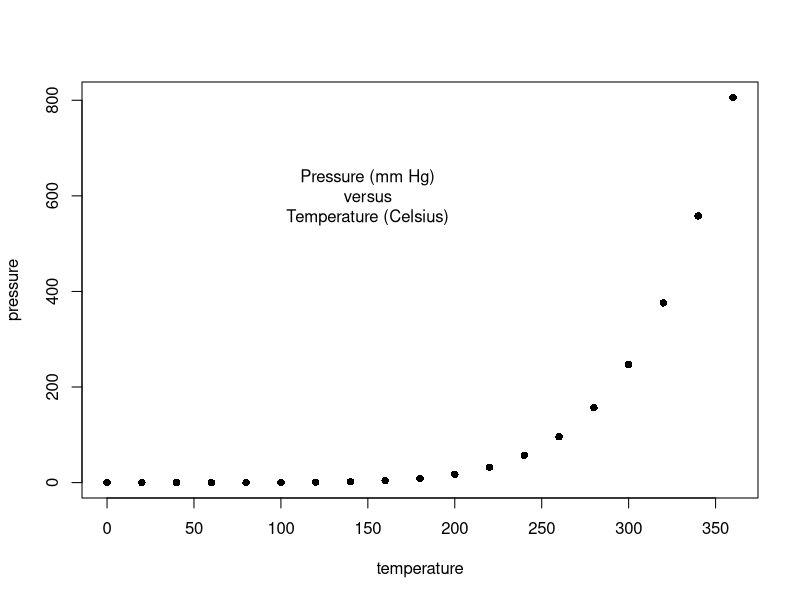
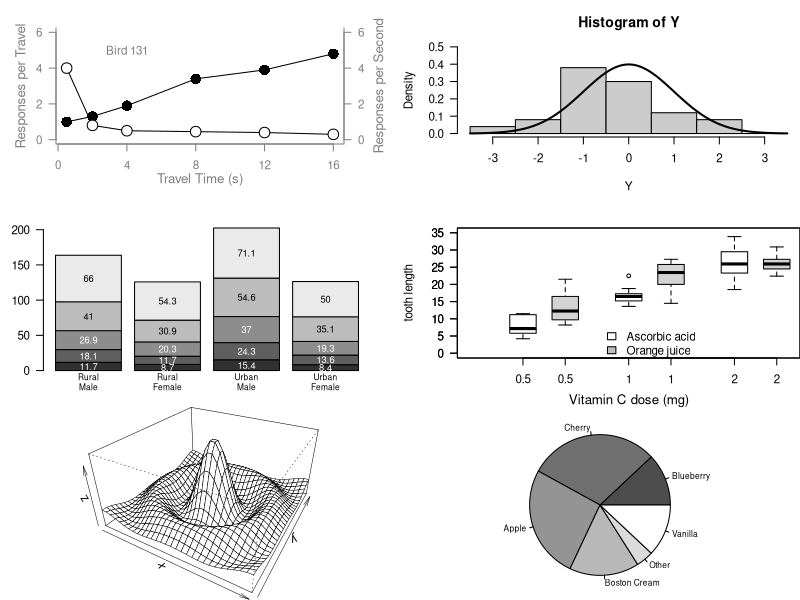

The R script that drew these images, in order:
### Paul Murrell's R examples (selected)

## Start plotting from basics 
# Note the order
plot(pressure, pch=16)  # Can you change pch?
text(150, 600, 
     "Pressure (mm Hg)\nversus\nTemperature (Celsius)")

#  Examples of standard high-level plots 
#  In each case, extra output is also added using low-level 
#  plotting functions.
# 

# Setting the parameter (3 rows by 2 cols)
par(mfrow=c(3, 2))

# Scatterplot
# Note the incremental additions

x <- c(0.5, 2, 4, 8, 12, 16)
y1 <- c(1, 1.3, 1.9, 3.4, 3.9, 4.8)
y2 <- c(4, .8, .5, .45, .4, .3)

# Setting label orientation, margins c(bottom, left, top, right) & text size
par(las=1, mar=c(4, 4, 2, 4), cex=.7) 
plot.new()
plot.window(range(x), c(0, 6))
lines(x, y1)
lines(x, y2)
points(x, y1, pch=16, cex=2) # Try different cex value?  
points(x, y2, pch=21, bg="white", cex=2)  # Different background color
par(col="gray50", fg="gray50", col.axis="gray50")
axis(1, at=seq(0, 16, 4)) # What is the first number standing for?
axis(2, at=seq(0, 6, 2))
axis(4, at=seq(0, 6, 2))
box(bty="u")
mtext("Travel Time (s)", side=1, line=2, cex=0.8)
mtext("Responses per Travel", side=2, line=2, las=0, cex=0.8)
mtext("Responses per Second", side=4, line=2, las=0, cex=0.8)
text(4, 5, "Bird 131")
par(mar=c(5.1, 4.1, 4.1, 2.1), col="black", fg="black", col.axis="black")

# Histogram
# Random data
Y <- rnorm(50)
# Make sure no Y exceed [-3.5, 3.5]
Y[Y < -3.5 | Y > 3.5] <- NA # Selection/set range
x <- seq(-3.5, 3.5, .1)
dn <- dnorm(x)
par(mar=c(4.5, 4.1, 3.1, 0))
hist(Y, breaks=seq(-3.5, 3.5), ylim=c(0, 0.5), 
     col="gray80", freq=FALSE)
lines(x, dnorm(x), lwd=2)
par(mar=c(5.1, 4.1, 4.1, 2.1))

# Barplot
par(mar=c(2, 3.1, 2, 2.1)) 
midpts <- barplot(VADeaths, 
                  col=gray(0.1 + seq(1, 9, 2)/11), 
                  names=rep("", 4))
mtext(sub(" ", "\n", colnames(VADeaths)),
      at=midpts, side=1, line=0.5, cex=0.5)
text(rep(midpts, each=5), apply(VADeaths, 2, cumsum) - VADeaths/2,
     VADeaths, 
     col=rep(c("white", "black"), times=3:2), 
     cex=0.8)
par(mar=c(5.1, 4.1, 4.1, 2.1))  

# Boxplot
par(mar=c(3, 4.1, 2, 0))
boxplot(len ~ dose, data = ToothGrowth,
        boxwex = 0.25, at = 1:3 - 0.2,
        subset= supp == "VC", col="white",
        xlab="",
        ylab="tooth length", ylim=c(0,35))
mtext("Vitamin C dose (mg)", side=1, line=2.5, cex=0.8)
boxplot(len ~ dose, data = ToothGrowth, add = TRUE,
        boxwex = 0.25, at = 1:3 + 0.2,
        
        subset= supp == "OJ")
legend(1.5, 9, c("Ascorbic acid", "Orange juice"), 
       fill = c("white", "gray"), 
       bty="n")
par(mar=c(5.1, 4.1, 4.1, 2.1))

# Persp
x <- seq(-10, 10, length= 30)
y <- x
f <- function(x,y) { r <- sqrt(x^2+y^2); 10 * sin(r)/r }
z <- outer(x, y, f)
z[is.na(z)] <- 1
# 0.5 to include z axis label
par(mar=c(0, 0.5, 0, 0), lwd=0.5)
persp(x, y, z, theta = 30, phi = 30, 
      expand = 0.5)
par(mar=c(5.1, 4.1, 4.1, 2.1), lwd=1)

# Piechart
par(mar=c(0, 2, 1, 2), xpd=FALSE, cex=0.5)
pie.sales <- c(0.12, 0.3, 0.26, 0.16, 0.04, 0.12)
names(pie.sales) <- c("Blueberry", "Cherry",
                      "Apple", "Boston Cream", "Other", "Vanilla")
pie(pie.sales, col= gray(seq(0.3,1.0,length=6))) 
